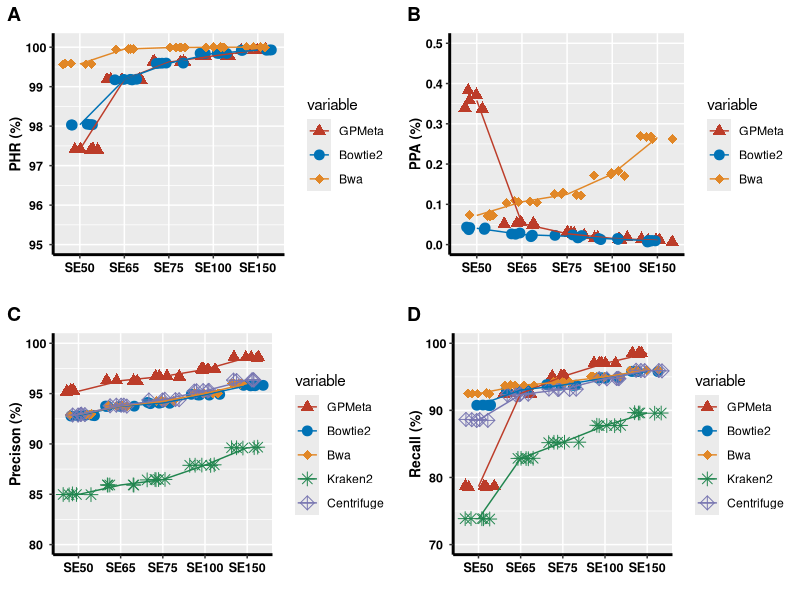

This figure's R source:

library(ggplot2)
library("ggsci")
library(grid)
library(ggpubr)
library(reshape2)

host1<-read.table("host1.txt",header = T ,sep="\t")
host2<-read.table("host2.txt",header = T ,sep="\t")
patho1<-read.table("patho1.txt",header = T ,sep="\t")
patho2<-read.table("patho2.txt",header = T ,sep="\t")


h1<-melt(host1)
h2<-melt(host2)
p1<-melt(patho1)
p2<-melt(patho2)
h1$length=factor(h1$length,levels=c("SE50","SE65","SE75","SE100","SE150"))
h2$length=factor(h2$length,levels=c("SE50","SE65","SE75","SE100","SE150"))
p1$length=factor(p1$length,levels=c("SE50","SE65","SE75","SE100","SE150"))
p2$length=factor(p2$length,levels=c("SE50","SE65","SE75","SE100","SE150"))

hh1<-aggregate(h1$value, by=list(h1$length,h1$variable), mean) 
names(hh1)<-c("pos","col","num")

hh2<-aggregate(h2$value, by=list(h2$length,h2$variable), mean) 
names(hh2)<-c("pos","col","num")

pp1<-aggregate(p1$value, by=list(p1$length,p1$variable), mean) 
names(pp1)<-c("pos","col","num")

pp2<-aggregate(p2$value, by=list(p2$length,p2$variable), mean) 
names(pp2)<-c("pos","col","num")



f1<- ggplot()+
  #geom_boxplot(aes(x=length,y=value*100,color=variable),size=0.5)+
  geom_jitter(data=h1,aes(x=length,y=value*100,color=variable,shape=variable),size=3)+
  geom_line(data=hh1,aes(x=pos,y=num*100,group=col,color=col),size=.5)+	
  #theme_bw()+	
  #theme(panel.grid.major=element_blank(),panel.grid.minor = element_blank())+
  #theme(panel.border= element_rect(size=1,colour="black"))+
  ggtitle("")+ 
  theme(plot.title = element_text(hjust = "0.5",face="bold"))+ 
  labs(fill="")+
  xlab("")+
  ylab("PHR (%)")+
  ylim(95,100.1)+
  theme(axis.title.y= element_text(size=10, color="black", face= "bold", vjust=0.5, hjust=0.5))+
  theme(axis.text.y= element_text(size=9, color="black",face="bold", vjust=0.5, hjust=0.5))+
  theme(axis.text.x= element_text(size=9, color="black",face="bold", vjust=0.5, hjust=0.5))+
  theme(axis.line = element_line(size=1, colour = "black")) +  ## 再加上坐标轴（无刻度、无标签）
  scale_color_nejm()+
  scale_shape_manual(values = c(17, 19, 18))

f2<- ggplot()+
  #geom_boxplot(aes(x=length,y=value*100,color=variable),size=0.5)+
  geom_jitter(data=h2,aes(x=length,y=value*100,color=variable,shape=variable),size=3)+
  geom_line(data=hh2,aes(x=pos,y=num*100,group=col,color=col),size=.5)+	
  #theme_bw()+	
  #theme(panel.grid.major=element_blank(),panel.grid.minor = element_blank())+
  #theme(panel.border= element_rect(size=1,colour="black"))+
  ggtitle("")+ 
  theme(plot.title = element_text(hjust = "0.5",face="bold"))+ 
  labs(fill="")+
  xlab("")+
  ylab("PPA (%)")+
  ylim(0,0.5)+
  theme(axis.title.y= element_text(size=10, color="black", face= "bold", vjust=0.5, hjust=0.5))+
  theme(axis.text.y= element_text(size=9, color="black",face="bold", vjust=0.5, hjust=0.5))+
  theme(axis.text.x= element_text(size=9, color="black",face="bold", vjust=0.5, hjust=0.5))+
  theme(axis.line = element_line(size=1, colour = "black")) +  ## 再加上坐标轴（无刻度、无标签）
  scale_color_nejm()+
  scale_shape_manual(values = c(17, 19, 18))

f3<- ggplot()+
  #geom_boxplot(aes(x=length,y=value*100,color=variable),size=0.5)+
  geom_jitter(data=p1,aes(x=length,y=value*100,color=variable,shape=variable),size=3)+
  geom_line(data=pp1,aes(x=pos,y=num*100,group=col,color=col),size=.5)+	
  #theme_bw()+	
  #theme(panel.grid.major=element_blank(),panel.grid.minor = element_blank())+
  #theme(panel.border= element_rect(size=1,colour="black"))+
  ggtitle("")+ 
  theme(plot.title = element_text(hjust = "0.5",face="bold"))+ 
  labs(fill="")+
  xlab("")+
  ylab("Precison (%)")+
  ylim(80,100)+
  theme(axis.title.y= element_text(size=10, color="black", face= "bold", vjust=0.5, hjust=0.5))+
  theme(axis.text.y= element_text(size=9, color="black",face="bold", vjust=0.5, hjust=0.5))+
  theme(axis.text.x= element_text(size=9, color="black",face="bold", vjust=0.5, hjust=0.5))+
  theme(axis.line = element_line(size=1, colour = "black")) +  ## 再加上坐标轴（无刻度、无标签）
  scale_color_nejm()+
  scale_shape_manual(values = c(17, 19, 18,8,9))

f4<- ggplot()+
  #geom_boxplot(aes(x=length,y=value*100,color=variable),size=0.5)+
  geom_jitter(data=p2,aes(x=length,y=value*100,color=variable,shape=variable),size=3)+
  geom_line(data=pp2,aes(x=pos,y=num*100,group=col,color=col),size=.5)+	
  #theme_bw()+	
  #theme(panel.grid.major=element_blank(),panel.grid.minor = element_blank())+
  #theme(panel.border= element_rect(size=1,colour="black"))+
  ggtitle("")+ 
  theme(plot.title = element_text(hjust = "0.5",face="bold"))+ 
  labs(fill="")+
  xlab("")+
  ylab("Recall (%)")+
  ylim(70,100)+
  theme(axis.title.y= element_text(size=10, color="black", face= "bold", vjust=0.5, hjust=0.5))+
  theme(axis.text.y= element_text(size=9, color="black",face="bold", vjust=0.5, hjust=0.5))+
  theme(axis.text.x= element_text(size=9, color="black",face="bold", vjust=0.5, hjust=0.5))+
  theme(axis.line = element_line(size=1, colour = "black")) +  ## 再加上坐标轴（无刻度、无标签）
  scale_color_nejm()+
  scale_shape_manual(values = c(17, 19, 18,8, 9))

ggarrange(f1, f2, f3 , f4, 
          labels = c("A", "B", "C","D"),
          ncol = 2, nrow = 2)

